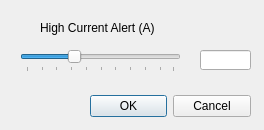
<?xml version="1.0" encoding="UTF-8"?>
<ui version="4.0">
 <class>Dialog</class>
 <widget class="QDialog" name="Dialog">
  <property name="geometry">
   <rect>
    <x>0</x>
    <y>0</y>
    <width>264</width>
    <height>130</height>
   </rect>
  </property>
  <property name="sizePolicy">
   <sizepolicy hsizetype="Preferred" vsizetype="Preferred">
    <horstretch>0</horstretch>
    <verstretch>0</verstretch>
   </sizepolicy>
  </property>
  <property name="windowTitle">
   <string>Setting</string>
  </property>
  <widget class="QDialogButtonBox" name="buttonBox">
   <property name="geometry">
    <rect>
     <x>90</x>
     <y>90</y>
     <width>161</width>
     <height>32</height>
    </rect>
   </property>
   <property name="orientation">
    <enum>Qt::Horizontal</enum>
   </property>
   <property name="standardButtons">
    <set>QDialogButtonBox::Cancel|QDialogButtonBox::Ok</set>
   </property>
  </widget>
  <widget class="QLineEdit" name="e_current">
   <property name="geometry">
    <rect>
     <x>200</x>
     <y>50</y>
     <width>51</width>
     <height>20</height>
    </rect>
   </property>
   <property name="sizePolicy">
    <sizepolicy hsizetype="Minimum" vsizetype="Fixed">
     <horstretch>0</horstretch>
     <verstretch>0</verstretch>
    </sizepolicy>
   </property>
   <property name="readOnly">
    <bool>true</bool>
   </property>
  </widget>
  <widget class="QSlider" name="s_alertCurrent">
   <property name="geometry">
    <rect>
     <x>20</x>
     <y>50</y>
     <width>161</width>
     <height>22</height>
    </rect>
   </property>
   <property name="toolTip">
    <string>Set current at which gamepad rumbles and current shows red.</string>
   </property>
   <property name="minimum">
    <number>1</number>
   </property>
   <property name="maximum">
    <number>100</number>
   </property>
   <property name="value">
    <number>33</number>
   </property>
   <property name="sliderPosition">
    <number>33</number>
   </property>
   <property name="orientation">
    <enum>Qt::Horizontal</enum>
   </property>
   <property name="tickPosition">
    <enum>QSlider::TicksBelow</enum>
   </property>
  </widget>
  <widget class="QLabel" name="l_high_current">
   <property name="geometry">
    <rect>
     <x>40</x>
     <y>20</y>
     <width>141</width>
     <height>16</height>
    </rect>
   </property>
   <property name="text">
    <string>High Current Alert (A)</string>
   </property>
  </widget>
 </widget>
 <resources/>
 <connections>
  <connection>
   <sender>buttonBox</sender>
   <signal>accepted()</signal>
   <receiver>Dialog</receiver>
   <slot>accept()</slot>
   <hints>
    <hint type="sourcelabel">
     <x>248</x>
     <y>254</y>
    </hint>
    <hint type="destinationlabel">
     <x>157</x>
     <y>274</y>
    </hint>
   </hints>
  </connection>
  <connection>
   <sender>buttonBox</sender>
   <signal>rejected()</signal>
   <receiver>Dialog</receiver>
   <slot>reject()</slot>
   <hints>
    <hint type="sourcelabel">
     <x>316</x>
     <y>260</y>
    </hint>
    <hint type="destinationlabel">
     <x>286</x>
     <y>274</y>
    </hint>
   </hints>
  </connection>
 </connections>
</ui>
